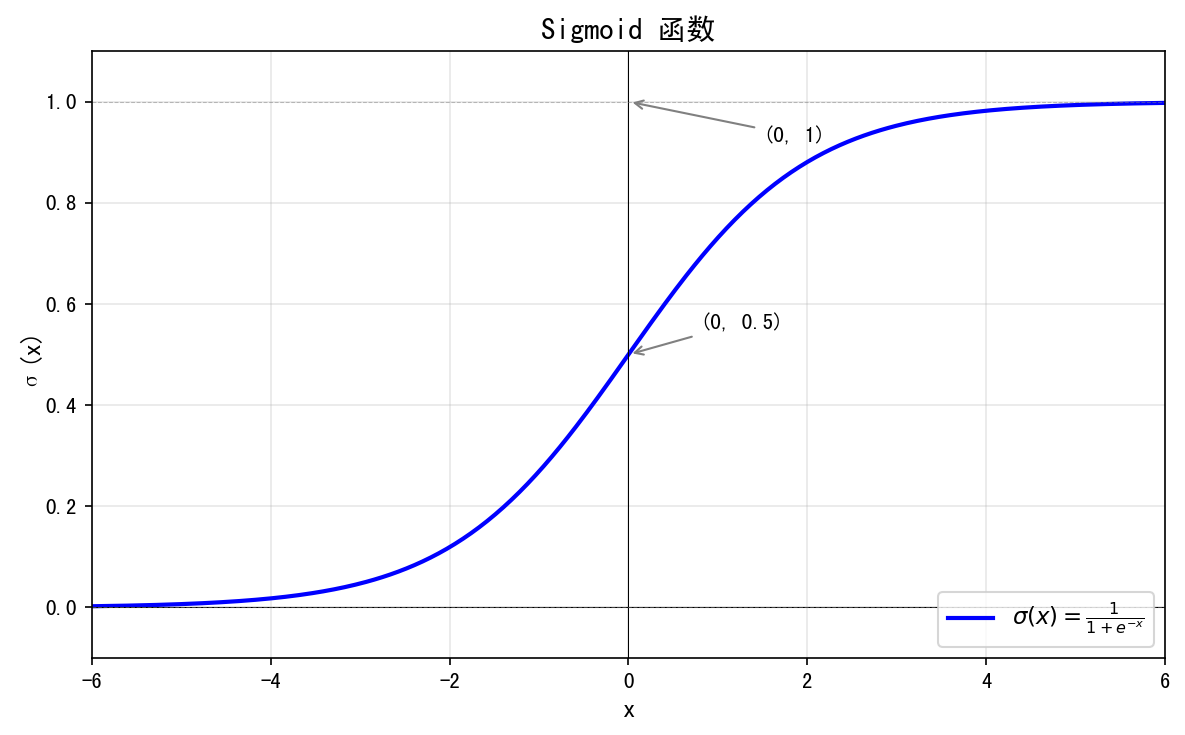

This chart was generated by the following Python code:
import numpy as np
import matplotlib.pyplot as plt

# 设置中文字体
plt.rcParams['font.sans-serif'] = ['SimHei', 'DejaVu Sans']
plt.rcParams['axes.unicode_minus'] = False

x = np.linspace(-6, 6, 400)
y = 1 / (1 + np.exp(-x))

fig, ax = plt.subplots(figsize=(8, 5))
ax.plot(x, y, 'b-', linewidth=2, label=r'$\sigma(x) = \frac{1}{1+e^{-x}}$')
ax.axhline(y=0, color='k', linewidth=0.5)
ax.axvline(x=0, color='k', linewidth=0.5)
ax.axhline(y=1, color='gray', linestyle='--', linewidth=0.5, alpha=0.5)
ax.axhline(y=0, color='gray', linestyle='--', linewidth=0.5, alpha=0.5)

# 标注关键点
ax.annotate('(0, 0.5)', xy=(0, 0.5), xytext=(0.8, 0.55),
            arrowprops=dict(arrowstyle='->', color='gray'), fontsize=10)
ax.annotate('(0, 1)', xy=(0, 1), xytext=(1.5, 0.92),
            arrowprops=dict(arrowstyle='->', color='gray'), fontsize=10)

ax.set_xlim(-6, 6)
ax.set_ylim(-0.1, 1.1)
ax.set_xlabel('x', fontsize=12)
ax.set_ylabel('σ(x)', fontsize=12)
ax.set_title('Sigmoid 函数', fontsize=14, fontweight='bold')
ax.legend(loc='lower right', fontsize=11)
ax.grid(True, alpha=0.3)

plt.tight_layout()
plt.savefig('sigmoid.png', dpi=150, bbox_inches='tight')
print("sigmoid.png 已保存")
